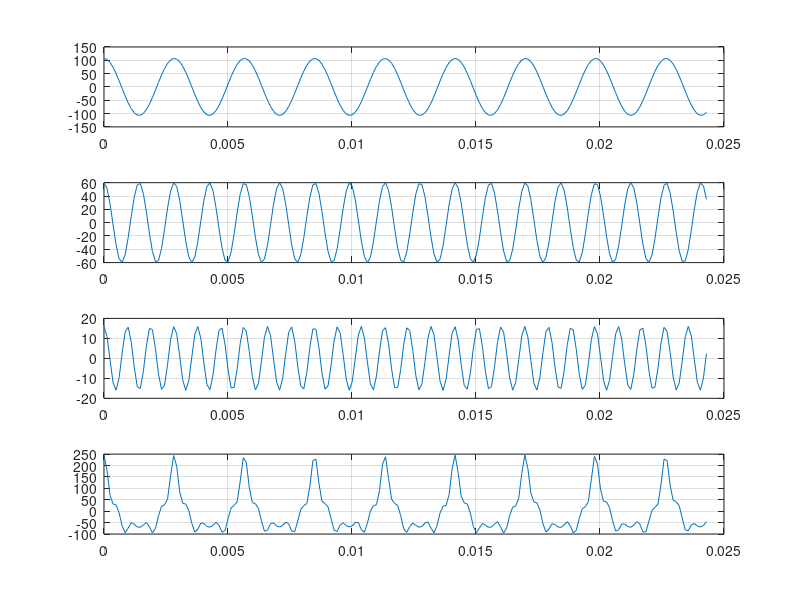

This chart was generated by the following MATLAB code: (Note: this script raises an error after producing the figure.)
clear
len = 2;
Fs = 8192;
%%Jaehyun_Moon

tt = 0:1/Fs:len;

x0= 1.33*cos(2*pi*295*tt);
x1 = 107*cos(2*pi*353*tt);
x2 = 60*cos(2*pi*706*tt);
x3 = 16*cos(2*pi*1061*tt);
x4=  14*cos(2*pi*1414*tt);
x5=  33*cos(2*pi*1767*tt);
x6=  11*cos(2*pi*2121*tt);
x7=  2*cos(2*pi*2474*tt);
x8=  2.6*cos(2*pi*2828*tt);

subplot(4,1,1);
plot(tt(1:200), x1(1:200)), grid on
subplot(4,1,2);
plot(tt(1:200), x2(1:200)), grid on
subplot(4,1,3);
plot(tt(1:200), x3(1:200)), grid on
xall= x0+x1+x2+x3+x4+x5+x6+x7+x8;
subplot(4,1,4);
plot(tt(1:100), xall(1:100)), grid on
plot(tt(1:200), xall(1:200)), grid on

xall= x0+x1+x2+x3+x4+x5+x6+x7+x8;
amol= DSP_ADSR (0.15,0.1,0.3,0.8,0.7, xall);
soundsc(amol)